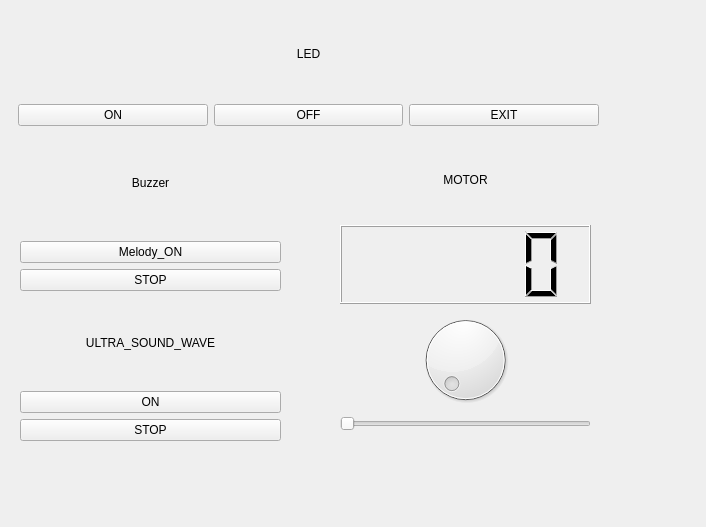
<?xml version="1.0" encoding="UTF-8"?>
<ui version="4.0">
 <class>Form</class>
 <widget class="QWidget" name="Form">
  <property name="geometry">
   <rect>
    <x>0</x>
    <y>0</y>
    <width>706</width>
    <height>527</height>
   </rect>
  </property>
  <property name="windowTitle">
   <string>Form</string>
  </property>
  <widget class="QWidget" name="verticalLayoutWidget_4">
   <property name="geometry">
    <rect>
     <x>18</x>
     <y>10</y>
     <width>581</width>
     <height>116</height>
    </rect>
   </property>
   <layout class="QVBoxLayout" name="verticalLayout_6">
    <item>
     <widget class="QLabel" name="label">
      <property name="styleSheet">
       <string notr="true">font: 75 16pt &quot;Nimbus Sans L&quot;;
</string>
      </property>
      <property name="text">
       <string>LED</string>
      </property>
      <property name="alignment">
       <set>Qt::AlignCenter</set>
      </property>
     </widget>
    </item>
    <item>
     <layout class="QVBoxLayout" name="verticalLayout">
      <item>
       <layout class="QHBoxLayout" name="horizontalLayout">
        <item>
         <widget class="QPushButton" name="pushButton_3">
          <property name="styleSheet">
           <string notr="true">font: 75 16pt &quot;Nimbus Sans L&quot;;
</string>
          </property>
          <property name="text">
           <string>ON</string>
          </property>
         </widget>
        </item>
        <item>
         <widget class="QPushButton" name="pushButton_2">
          <property name="styleSheet">
           <string notr="true">font: 75 16pt &quot;Nimbus Sans L&quot;;
</string>
          </property>
          <property name="text">
           <string>OFF</string>
          </property>
         </widget>
        </item>
        <item>
         <widget class="QPushButton" name="pushButton">
          <property name="styleSheet">
           <string notr="true">font: 75 16pt &quot;Nimbus Sans L&quot;;
</string>
          </property>
          <property name="text">
           <string>EXIT</string>
          </property>
         </widget>
        </item>
       </layout>
      </item>
     </layout>
    </item>
   </layout>
  </widget>
  <widget class="QWidget" name="verticalLayoutWidget">
   <property name="geometry">
    <rect>
     <x>20</x>
     <y>300</y>
     <width>261</width>
     <height>141</height>
    </rect>
   </property>
   <layout class="QVBoxLayout" name="verticalLayout_3">
    <item>
     <widget class="QLabel" name="label_3">
      <property name="styleSheet">
       <string notr="true">font: 75 14pt &quot;Nimbus Sans L&quot;;
</string>
      </property>
      <property name="text">
       <string>ULTRA_SOUND_WAVE</string>
      </property>
      <property name="alignment">
       <set>Qt::AlignCenter</set>
      </property>
     </widget>
    </item>
    <item>
     <widget class="QPushButton" name="pushButton_6">
      <property name="styleSheet">
       <string notr="true">font: 75 16pt &quot;Nimbus Sans L&quot;;
</string>
      </property>
      <property name="text">
       <string>ON</string>
      </property>
     </widget>
    </item>
    <item>
     <widget class="QPushButton" name="pushButton_7">
      <property name="styleSheet">
       <string notr="true">font: 75 16pt &quot;Nimbus Sans L&quot;;
</string>
      </property>
      <property name="text">
       <string>STOP</string>
      </property>
     </widget>
    </item>
   </layout>
  </widget>
  <widget class="QWidget" name="verticalLayoutWidget_2">
   <property name="geometry">
    <rect>
     <x>340</x>
     <y>140</y>
     <width>251</width>
     <height>291</height>
    </rect>
   </property>
   <layout class="QVBoxLayout" name="verticalLayout_4">
    <item>
     <widget class="QLabel" name="label_4">
      <property name="styleSheet">
       <string notr="true">font: 75 16pt &quot;Nimbus Sans L&quot;;
</string>
      </property>
      <property name="text">
       <string>MOTOR</string>
      </property>
      <property name="alignment">
       <set>Qt::AlignCenter</set>
      </property>
     </widget>
    </item>
    <item>
     <widget class="QLCDNumber" name="lcdNumber_3">
      <property name="layoutDirection">
       <enum>Qt::LeftToRight</enum>
      </property>
      <property name="digitCount">
       <number>5</number>
      </property>
      <property name="mode">
       <enum>QLCDNumber::Dec</enum>
      </property>
      <property name="value" stdset="0">
       <double>0.000000000000000</double>
      </property>
      <property name="intValue" stdset="0">
       <number>0</number>
      </property>
     </widget>
    </item>
    <item>
     <widget class="QDial" name="dial_3">
      <property name="minimum">
       <number>0</number>
      </property>
      <property name="maximum">
       <number>180</number>
      </property>
     </widget>
    </item>
    <item>
     <widget class="QSlider" name="horizontalSlider">
      <property name="minimum">
       <number>0</number>
      </property>
      <property name="maximum">
       <number>180</number>
      </property>
      <property name="orientation">
       <enum>Qt::Horizontal</enum>
      </property>
     </widget>
    </item>
   </layout>
  </widget>
  <widget class="QWidget" name="layoutWidget">
   <property name="geometry">
    <rect>
     <x>20</x>
     <y>130</y>
     <width>261</width>
     <height>161</height>
    </rect>
   </property>
   <layout class="QVBoxLayout" name="verticalLayout_2">
    <item>
     <widget class="QLabel" name="label_2">
      <property name="styleSheet">
       <string notr="true">font: 75 16pt &quot;Nimbus Sans L&quot;;

</string>
      </property>
      <property name="text">
       <string>Buzzer</string>
      </property>
      <property name="alignment">
       <set>Qt::AlignCenter</set>
      </property>
     </widget>
    </item>
    <item>
     <widget class="QPushButton" name="pushButton_4">
      <property name="styleSheet">
       <string notr="true">font: 75 16pt &quot;Nimbus Sans L&quot;;
</string>
      </property>
      <property name="text">
       <string>Melody_ON</string>
      </property>
     </widget>
    </item>
    <item>
     <widget class="QPushButton" name="pushButton_5">
      <property name="styleSheet">
       <string notr="true">font: 75 16pt &quot;Nimbus Sans L&quot;;
</string>
      </property>
      <property name="text">
       <string>STOP</string>
      </property>
     </widget>
    </item>
   </layout>
  </widget>
 </widget>
 <resources/>
 <connections>
  <connection>
   <sender>pushButton</sender>
   <signal>clicked()</signal>
   <receiver>Form</receiver>
   <slot>slot_exit()</slot>
   <hints>
    <hint type="sourcelabel">
     <x>595</x>
     <y>115</y>
    </hint>
    <hint type="destinationlabel">
     <x>609</x>
     <y>26</y>
    </hint>
   </hints>
  </connection>
  <connection>
   <sender>pushButton_3</sender>
   <signal>clicked()</signal>
   <receiver>Form</receiver>
   <slot>slot_on()</slot>
   <hints>
    <hint type="sourcelabel">
     <x>34</x>
     <y>91</y>
    </hint>
    <hint type="destinationlabel">
     <x>46</x>
     <y>31</y>
    </hint>
   </hints>
  </connection>
  <connection>
   <sender>pushButton_2</sender>
   <signal>clicked()</signal>
   <receiver>Form</receiver>
   <slot>slot_off()</slot>
   <hints>
    <hint type="sourcelabel">
     <x>342</x>
     <y>115</y>
    </hint>
    <hint type="destinationlabel">
     <x>264</x>
     <y>24</y>
    </hint>
   </hints>
  </connection>
  <connection>
   <sender>dial_3</sender>
   <signal>valueChanged(int)</signal>
   <receiver>lcdNumber_3</receiver>
   <slot>display(int)</slot>
   <hints>
    <hint type="sourcelabel">
     <x>397</x>
     <y>397</y>
    </hint>
    <hint type="destinationlabel">
     <x>397</x>
     <y>241</y>
    </hint>
   </hints>
  </connection>
  <connection>
   <sender>dial_3</sender>
   <signal>valueChanged(int)</signal>
   <receiver>Form</receiver>
   <slot>dial()</slot>
   <hints>
    <hint type="sourcelabel">
     <x>341</x>
     <y>397</y>
    </hint>
    <hint type="destinationlabel">
     <x>619</x>
     <y>315</y>
    </hint>
   </hints>
  </connection>
  <connection>
   <sender>horizontalSlider</sender>
   <signal>valueChanged(int)</signal>
   <receiver>dial_3</receiver>
   <slot>setValue(int)</slot>
   <hints>
    <hint type="sourcelabel">
     <x>357</x>
     <y>429</y>
    </hint>
    <hint type="destinationlabel">
     <x>357</x>
     <y>396</y>
    </hint>
   </hints>
  </connection>
  <connection>
   <sender>dial_3</sender>
   <signal>valueChanged(int)</signal>
   <receiver>horizontalSlider</receiver>
   <slot>setValue(int)</slot>
   <hints>
    <hint type="sourcelabel">
     <x>432</x>
     <y>397</y>
    </hint>
    <hint type="destinationlabel">
     <x>432</x>
     <y>429</y>
    </hint>
   </hints>
  </connection>
  <connection>
   <sender>pushButton_4</sender>
   <signal>clicked()</signal>
   <receiver>Form</receiver>
   <slot>star()</slot>
   <hints>
    <hint type="sourcelabel">
     <x>247</x>
     <y>218</y>
    </hint>
    <hint type="destinationlabel">
     <x>283</x>
     <y>193</y>
    </hint>
   </hints>
  </connection>
  <connection>
   <sender>pushButton_5</sender>
   <signal>clicked()</signal>
   <receiver>Form</receiver>
   <slot>stop()</slot>
   <hints>
    <hint type="sourcelabel">
     <x>34</x>
     <y>271</y>
    </hint>
    <hint type="destinationlabel">
     <x>77</x>
     <y>298</y>
    </hint>
   </hints>
  </connection>
  <connection>
   <sender>pushButton_6</sender>
   <signal>clicked()</signal>
   <receiver>Form</receiver>
   <slot>ultra_on()</slot>
   <hints>
    <hint type="sourcelabel">
     <x>216</x>
     <y>380</y>
    </hint>
    <hint type="destinationlabel">
     <x>228</x>
     <y>336</y>
    </hint>
   </hints>
  </connection>
  <connection>
   <sender>pushButton_7</sender>
   <signal>clicked()</signal>
   <receiver>Form</receiver>
   <slot>ultra_stop()</slot>
   <hints>
    <hint type="sourcelabel">
     <x>31</x>
     <y>422</y>
    </hint>
    <hint type="destinationlabel">
     <x>58</x>
     <y>463</y>
    </hint>
   </hints>
  </connection>
 </connections>
 <slots>
  <slot>slot_exit()</slot>
  <slot>slot_on()</slot>
  <slot>slot_off()</slot>
  <slot>star()</slot>
  <slot>dial()</slot>
  <slot>stop()</slot>
  <slot>ultra_on()</slot>
  <slot>ultra_stop()</slot>
 </slots>
</ui>
